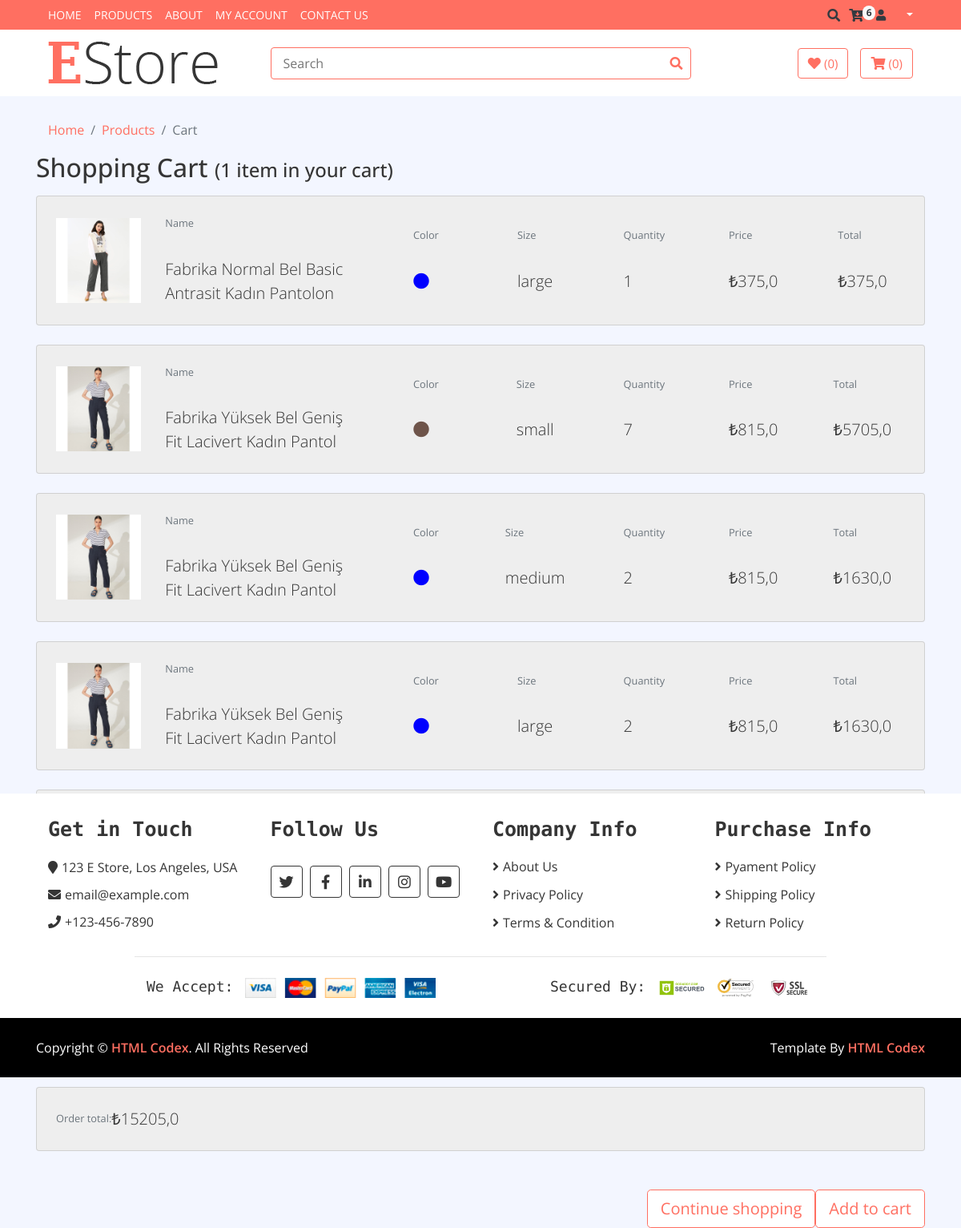
The page /basketShop/ (signed in) on the database its author committed.
### myApp/models.py (models this page shows, shortened)
class BasketShop(models.Model):
   user = models.ForeignKey(User, verbose_name=("Kullanıcı"), on_delete=models.CASCADE)
   product = models.ForeignKey(ProductInfo, verbose_name=("Ürün"), on_delete=models.CASCADE)
   quanity = models.IntegerField(("Adet"), default=0)
   total_price = models.FloatField(("Toplam Fiyat"), default=0)

class ProductInfo(models.Model):
   CHOICES = [
      ("small", "S"),
      ("medium", "M"),
      ("large", "L"),
      ("xlarge", "XL"),
   ]
   product = models.ForeignKey(ProductMain, verbose_name=("Ürün"), on_delete=models.CASCADE)
   size = models.CharField(("Beden"), choices=CHOICES, max_length=50)
   color = models.ForeignKey(Color, verbose_name=("Renk"), on_delete=models.CASCADE)
   stok = models.IntegerField(("Stok"), default=0)

class ProductMain(models.Model):
   user = models.ForeignKey(User, verbose_name=("Kullanıcı"), on_delete=models.CASCADE)
   brand = models.ForeignKey(Brand, verbose_name=("Marka"), on_delete=models.CASCADE)
   category = models.ForeignKey(Category, verbose_name=("Kategori"), on_delete=models.CASCADE)
   title = models.CharField(("Başlık"), max_length=50)
   Description = models.TextField(("Açıklama"))
   comments = models.IntegerField(("Yorum Sayısı"), default=0)
   price = models.FloatField(("Fiyat"))
   slug = models.SlugField(("Slug"), blank=True, null=True)
   image = models.ImageField(("Ürün Kart Resmi"), upload_to="product", max_length=350, null=True)
   rating = models.FloatField(("Ürün Puanı"), default=0)

class Color(models.Model):
   title = models.CharField(("Renk Başlık"), max_length=50)
   color_cod = models.CharField(("Renk Kodu"), max_length=50, null=True)
   slug = models.SlugField(("Slug"), blank=True)

### myApp/views.py (the view)
# urls.py: path('basketShop/', basketShop, name="basketShop"),
@login_required(login_url="loginUser")
def basketShop(request):
   basket = BasketShop.objects.filter(user=request.user)
   total = 0
   for i in basket:
      total += i.total_price
   context = {
      "basket":basket,
      "total":total,
   }
   return render(request, "user/cart.html", context)

### myApp/templates/user/cart.html
{% extends 'base.html' %}
{% load static %}
{% block body %}
        <div class="bottom-bar">
            <div class="container-fluid">
                <div class="row align-items-center">
                    <div class="col-md-3">
                        <div class="logo">
                            <a href="index.html">
                                <img src="{% static 'img/logo.png' %}" alt="Logo">
                            </a>
                        </div>
                    </div>
                    <div class="col-md-6">
                        <div class="search">
                            <input type="text" placeholder="Search">
                            <button><i class="fa fa-search"></i></button>
                        </div>
                    </div>
                    <div class="col-md-3">
                        <div class="user">
                            <a href="wishlist.html" class="btn wishlist">
                                <i class="fa fa-heart"></i>
                                <span>(0)</span>
                            </a>
                            <a href="cart.html" class="btn cart">
                                <i class="fa fa-shopping-cart"></i>
                                <span>(0)</span>
                            </a>
                        </div>
                    </div>
                </div>
            </div>
        </div>
        <div class="breadcrumb-wrap">
            <div class="container-fluid">
                <ul class="breadcrumb">
                    <li class="breadcrumb-item"><a href="#">Home</a></li>
                    <li class="breadcrumb-item"><a href="#">Products</a></li>
                    <li class="breadcrumb-item active">Cart</li>
                </ul>
            </div>
        </div>
        <section class="vh-100">
            <div class="container h-100">
               <div class="row d-flex justify-content-center mt-3 h-100">
                  <div class="col">
                     <p><span class="h2">Shopping Cart </span><span class="h4">(1 item in your cart)</span></p>
                     {% for i in basket %}
                        <div class="card mb-4" style="background-color: #eee;">
                           <div class="card-body p-4">
                              <div class="row align-items-center">
                                 <div class="col">
                                    <img src="{{ i.product.product.image.url }}"
                                       class="img-fluid" alt="Generic placeholder image">
                                 </div>
                                 <div class="col-3 d-flex">
                                    <div>
                                       <p class="small text-muted mb-4 pb-2">Name</p>
                                       <p class="lead fw-normal mb-0">{{ i.product.product.title }}</p>
                                    </div>
                                 </div>
                                 <div class="col d-flex justify-content-center">
                                    <div>
                                       <p class="small text-muted mb-4 pb-2">Color</p>
                                       <p class="lead fw-normal mb-0"><i class="fas fa-circle me-2" style="color: {{ i.product.color.color_cod }};"></i>
                                       </p>
                                    </div>
                                 </div>
                                 <div class="col d-flex justify-content-center">
                                    <div>
                                       <p class="small text-muted mb-4 pb-2">Size</p>
                                       <p class="lead fw-normal mb-0">{{ i.product.size }}</p>
                                    </div>
                                 </div>
                                 <div class="col d-flex justify-content-center">
                                    <div>
                                       <p class="small text-muted mb-4 pb-2">Quantity</p>
                                       <p class="lead fw-normal mb-0">{{ i.quanity }}</p>
                                    </div>
                                 </div>
                                 <div class="col d-flex justify-content-center">
                                    <div>
                                       <p class="small text-muted mb-4 pb-2">Price</p>
                                       <p class="lead fw-normal mb-0">₺{{ i.product.product.price }}</p>
                                    </div>
                                 </div>
                                 <div class="col d-flex justify-content-center">
                                    <div>
                                       <p class="small text-muted mb-4 pb-2">Total</p>
                                       <p class="lead fw-normal mb-0">₺{{ i.total_price }}</p>
                                    </div>
                                 </div>
                              </div>
                           </div>
                        </div>
                     {% endfor %}
                     <div class="card mb-5" style="background-color: #eeeeee;">
                        <div class="card-body p-4">
                           <div class="float-end">
                              <p class="mb-0 me-5 d-flex align-items-center">
                                 <span class="small text-muted me-2">Order total: </span><span class="lead fw-normal">₺{{ total }}</span>
                              </p>
                           </div>
                        </div>
                     </div>
                     <div class="d-flex justify-content-end">
                        <button type="button" class="btn btn-light btn-lg me-2">Continue shopping</button>
                        <button type="button" class="btn btn-primary btn-lg">Add to cart</button>
                     </div>
                  </div>
               </div>
            </div>
         </section>
{% endblock body %}

### myApp/templates/base.html (shortened to what this page needs)
{% load static %}
<!DOCTYPE html>
<html lang="en">
    <head>
        <link href="https://stackpath.bootstrapcdn.com/bootstrap/4.4.1/css/bootstrap.min.css" rel="stylesheet">
        <link href="https://cdnjs.cloudflare.com/ajax/libs/font-awesome/5.10.0/css/all.min.css" rel="stylesheet">
        <link href="{% static 'lib/slick/slick.css' %}" rel="stylesheet">
        <link href="{% static 'lib/slick/slick-theme.css' %}" rel="stylesheet">
        <link href="{% static 'css/style.css' %}" rel="stylesheet">
    </head>
    <body>
        {% include 'partials/_navbar.html' %}
        {% block body %}
        {% endblock body %}
       {% include 'partials/_footer.html' %}
    </body>
</html>

### myApp/templates/partials/_navbar.html (shortened to what this page needs)
<div class="nav">
    <div class="container-fluid">
        <nav class="navbar navbar-expand-md bg-dark navbar-dark">
            <div class="collapse navbar-collapse justify-content-between" id="navbarCollapse">
                <div class="navbar-nav mr-auto">
                    <a href="{% url 'indexPage' %}" class="nav-item nav-link">Home</a>
                    <a href="{% url 'shopPage' %}" class="nav-item nav-link">Products</a>
                    <a href="{% url 'aboutPage' %}" class="nav-item nav-link">About</a>
                    <a href="{% url 'basketShop' %}" class="nav-item nav-link">My Account</a>
                    <a href="{% url 'contactPage' %}" class="nav-item nav-link">Contact Us</a>
                </div>
                {% if request.user.is_authenticated %}
                    <div class="navbar align-self-center d-flex">
                        <a class="nav-icon d-none d-lg-inline" href="#" data-bs-toggle="modal" data-bs-target="#templatemo_search">
                        <i class="fa fa-fw fa-search text-dark mr-2"></i>
                        </a>
                        <a class="nav-icon position-relative text-decoration-none" href="{% url 'basketShop' %}">
                        <i class="fa fa-fw fa-cart-arrow-down text-dark mr-1"></i>
                        <span
                            class="position-absolute top-0  translate-middle badge rounded-pill bg-light text-dark" style="right: -10px;">{{ basketlength }}</span>
                        </a>
                        <div class="navbar-nav ml-auto">
                            <div class="nav-item dropdown">
                                <a href="#" class="nav-link dropdown-toggle" data-toggle="dropdown">
                                    <i class="fa fa-fw fa-user text-dark mr-3"></i>
                                </a>
                            </div>
                        </div>
                    </div>
                 {% else %}
                    <div>
                        <a href="{% url 'loginUser' %}" class="btn btn-primary text-light fw-bold" style="background-color: black;">Giriş</a>
                    </div>
                 {% endif %}
            </div>
        </nav>
    </div>
</div>

### myApp/templates/partials/_footer.html
{% load static %}
 <div class="footer">
    <div class="container-fluid">
        <div class="row">
            <div class="col-lg-3 col-md-6">
                <div class="footer-widget">
                    <h2>Get in Touch</h2>
                    <div class="contact-info">
                        <p><i class="fa fa-map-marker"></i>123 E Store, Los Angeles, USA</p>
                        <p><i class="fa fa-envelope"></i>email@example.com</p>
                        <p><i class="fa fa-phone"></i>+123-456-7890</p>
                    </div>
                </div>
            </div>
            <div class="col-lg-3 col-md-6">
                <div class="footer-widget">
                    <h2>Follow Us</h2>
                    <div class="contact-info">
                        <div class="social">
                            <a href=""><i class="fab fa-twitter"></i></a>
                            <a href=""><i class="fab fa-facebook-f"></i></a>
                            <a href=""><i class="fab fa-linkedin-in"></i></a>
                            <a href=""><i class="fab fa-instagram"></i></a>
                            <a href=""><i class="fab fa-youtube"></i></a>
                        </div>
                    </div>
                </div>
            </div>
            <div class="col-lg-3 col-md-6">
                <div class="footer-widget">
                    <h2>Company Info</h2>
                    <ul>
                        <li><a href="#">About Us</a></li>
                        <li><a href="#">Privacy Policy</a></li>
                        <li><a href="#">Terms & Condition</a></li>
                    </ul>
                </div>
            </div>
            <div class="col-lg-3 col-md-6">
                <div class="footer-widget">
                    <h2>Purchase Info</h2>
                    <ul>
                        <li><a href="#">Pyament Policy</a></li>
                        <li><a href="#">Shipping Policy</a></li>
                        <li><a href="#">Return Policy</a></li>
                    </ul>
                </div>
            </div>
        </div>
        <div class="row payment align-items-center">
            <div class="col-md-6">
                <div class="payment-method">
                    <h2>We Accept:</h2>
                    <img src="{% static 'img/payment-method.png' %}" alt="Payment Method" />
                </div>
            </div>
            <div class="col-md-6">
                <div class="payment-security">
                    <h2>Secured By:</h2>
                    <img src="{% static 'img/godaddy.svg' %}" alt="Payment Security" />
                    <img src="{% static 'img/norton.svg' %}" alt="Payment Security" />
                    <img src="{% static 'img/ssl.svg' %}" alt="Payment Security" />
                </div>
            </div>
        </div>
    </div>
</div>
<div class="footer-bottom">
    <div class="container">
        <div class="row">
            <div class="col-md-6 copyright">
                <p>Copyright &copy; <a href="https://htmlcodex.com">HTML Codex</a>. All Rights Reserved</p>
            </div>
            <div class="col-md-6 template-by">
                <p>Template By <a href="https://htmlcodex.com">HTML Codex</a></p>
            </div>
        </div>
    </div>
</div>

### rows shown on the page
BasketShop: product.product.image (picture), product.product "Fabrika Normal Bel Basic Antrasit Kadın Pantolon", product.size "large", quanity "1", product.product.price "375,0", total_price "375,0"
BasketShop: product.product.image (picture), product.product "Fabrika Yüksek Bel Geniş Fit Lacivert Kadın Pantol", product.size "small", quanity "7", product.product.price "815,0", total_price "5705,0"
BasketShop: product.product.image (picture), product.product "Fabrika Yüksek Bel Geniş Fit Lacivert Kadın Pantol", product.size "medium", quanity "2", product.product.price "815,0", total_price "1630,0"
BasketShop: product.product.image (picture), product.product "Fabrika Yüksek Bel Geniş Fit Lacivert Kadın Pantol", product.size "large", quanity "2", product.product.price "815,0", total_price "1630,0"

### other values the page prints
{{ basketlength }} "6"
{{ total }} "15205,0"
